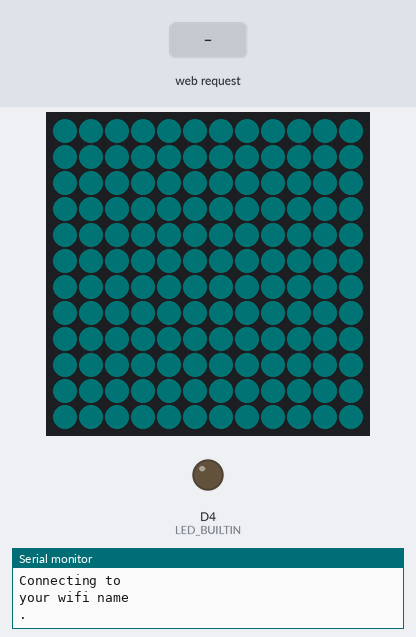
The sketch below on a simulated ESP8266 (NodeMCU). Shown: 12×12 RGB LED matrix (first LED top left, wired row by row), output pins drawn as LEDs (lit = HIGH, except the on-board LED, lit = LOW), the last lines printed to the serial monitor. The inputs (shaded band) are chosen by the test bench. Dim RGB values are drawn brighter than linear; WiFi joins after 1.5 s; servers stay silent unless stated.

Above: at 0.1 s.
At 2.2 s:
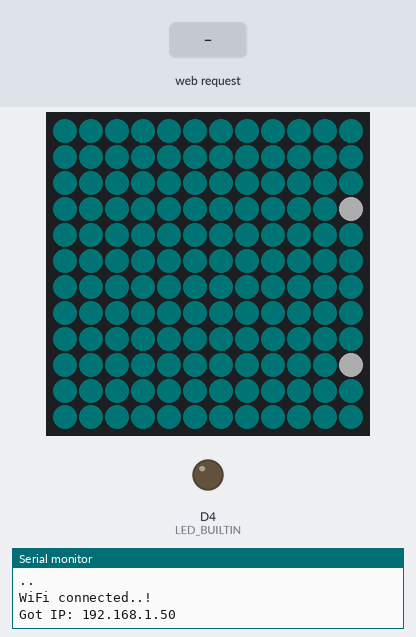
At 12.6 s:
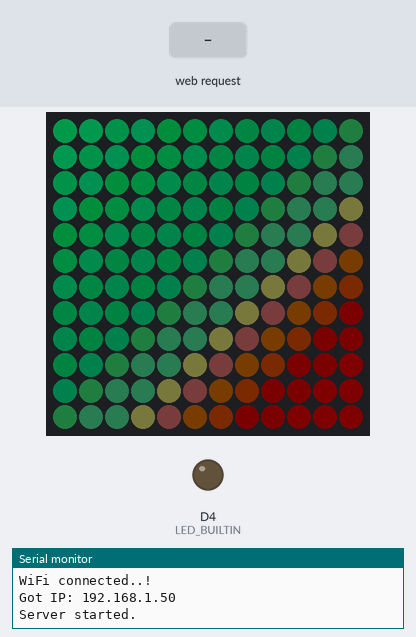
12.7 s: HTTP request GET / received
Timing chart, 0 to 15.7 s (numbered marks = the images above; inputs shaded):
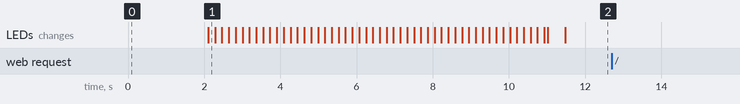

The sketch:

LED-panel.ino
```cpp
#include <ESP8266WiFi.h>
#include <ESP8266WebServer.h>
#include <ArduinoJson.h>
#include <Adafruit_GFX.h>
#include <Adafruit_NeoMatrix.h>
#include <Adafruit_NeoPixel.h>
#include "config.h"
#include "gamma.h"
#include "preset.h"
#define LED_COUNT ROW_LENGTH * COLUMN_LENGTH

ESP8266WebServer server(80);

uint16_t *setting = preset;

Adafruit_NeoPixel strip(LED_COUNT, LED_PANEL_PIN, NEO_GRB + NEO_KHZ800);
Adafruit_NeoMatrix matrix(ROW_LENGTH, ROW_LENGTH, LED_PANEL_PIN, NEO_MATRIX_BOTTOM  + NEO_MATRIX_RIGHT + NEO_MATRIX_ROWS + NEO_MATRIX_ZIGZAG);

void setup() {
  pinMode(LED_BUILTIN, OUTPUT);
  pinMode(2, OUTPUT);
  pinMode(LED_PANEL_PIN, OUTPUT);
  digitalWrite(LED_BUILTIN, HIGH);
  digitalWrite(2, HIGH);
  matrix.begin();
  matrix.setBrightness(50);
  matrix.setTextColor(cream);
  matrix.fillScreen(teal);
  matrix.setTextWrap(false);
  matrix.show();
  Serial.begin(9600);
  Serial.println("Connecting to ");
  Serial.println(ssid);
  WiFi.begin(ssid, password);
  while (WiFi.status() != WL_CONNECTED) {
    Serial.print(".");
    delay(1000);
  }
  Serial.println("");
  Serial.println("WiFi connected..!");
  Serial.print("Got IP: ");
  Serial.println(WiFi.localIP());
  server.on("/", HTTP_OPTIONS, []() {
    server.sendHeader("Access-Control-Max-Age", "10000");
    server.sendHeader("Access-Control-Allow-Methods", "POST,GET,OPTIONS");
    server.sendHeader("Access-Control-Allow-Headers", "*");
    server.sendHeader("Access-Control-Allow-Origin", "*");
    server.send(200, "text/plain", "" );
  });
  server.on("/", HTTP_GET, handle_connect);
  server.on("/", HTTP_POST, handle_post);
  server.onNotFound(handle_NotFound);
  server.begin();
  String text =  WiFi.localIP().toString();
  display_text("IP:" + text, 85, 2, 0xffff, 0x0208);
  Serial.println("Server started.");
  matrix.show();
  matrix.setBrightness(255);
  fill_design(setting);
}

void loop() {
  server.handleClient();
}

void handle_connect(){
  Serial.println("request recieved");
  server.sendHeader("Access-Control-Allow-Origin", "*");
  server.send(200, "text/plain", "get response");
}

void handle_post(){
  const int capacity = JSON_ARRAY_SIZE(LED_COUNT) + LED_COUNT * 8;
  DynamicJsonDocument doc(capacity);
  DeserializationError err = deserializeJson(doc, server.arg("plain"));
  if(err) {
    Serial.print(F("deserializeJson() failed with code "));
    Serial.println(err.c_str());
    server.sendHeader("Access-Control-Allow-Origin", "*");
    server.send(400, "text/plain", "error, unable to set colors");
  } else {
    for(int i = 0; i < LED_COUNT; i++){
      const char* color = doc[i];
      setting[i] = convert_color((uint32_t)strtol(color + 1, NULL, 16));
    }
    fill_design(setting);
    strip.show();
    server.sendHeader("Access-Control-Allow-Origin", "*");
    server.send(200, "text/plain", "success!!");
  }
}

void handle_NotFound(){
  server.sendHeader("Access-Control-Allow-Origin", "*");
  server.send(404, "text/plain", "Not found");
}

void display_text(String text, int scroll_interval, int repeats, uint32_t text_color, uint32_t background_color){
  int text_length = text.length() * 7;
  matrix.setCursor(ROW_LENGTH, 3);
  matrix.setTextColor(text_color);
  matrix.print(text);
  matrix.show();
  int i = ROW_LENGTH;
  while(i > ROW_LENGTH - text_length){
    matrix.fillScreen(0x0208);
    matrix.setCursor(--i, 3);
    matrix.print(text);
    matrix.show();
    delay(scroll_interval);
  }
}

void fill_design(uint16_t setting[LED_COUNT]){
  for(int y = 0; y < COLUMN_LENGTH; y++){
    for(int x = 0; x < ROW_LENGTH; x++){
      matrix.drawPixel(x, y, setting[y * ROW_LENGTH + x]);
    }
  }
  matrix.show();
}

uint16_t convert_color(uint32_t color){
  int r = color>>16;
  int g = color - (r<<16)>>8;
  int b = color - (r<<16) - (g<<8);
  r = pgm_read_byte(&gamma8[r]);
  g = pgm_read_byte(&gamma8[g]);
  b = pgm_read_byte(&gamma8[b]);
  r = r>>3;
  g = g>>2;
  b = b>>3;
  uint16_t color_out = (r<<11) + (g<<5) + b;
  return color_out;
}
```

config.example.h
```cpp
#define ROW_LENGTH 12    //(number of LEDs in a row)
#define COLUMN_LENGTH 12 //(number of LEDs in a column)
#define LED_PANEL_PIN D1 //(control pin for LEDs)

String ssid = "your wifi name";
String password = "your password";
```

Source omitted: gamma.h (data table, 1177 bytes), preset.h (data table, 1076 bytes)
